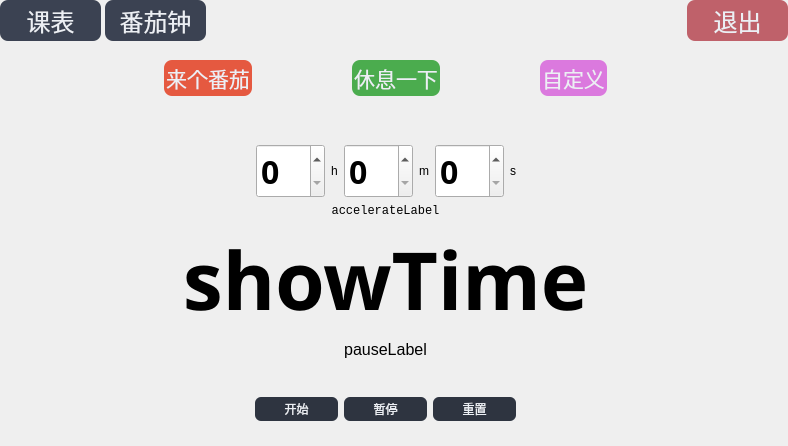
<?xml version="1.0" encoding="UTF-8"?>
<ui version="4.0">
 <class>timer</class>
 <widget class="QWidget" name="timer">
  <property name="geometry">
   <rect>
    <x>0</x>
    <y>0</y>
    <width>788</width>
    <height>446</height>
   </rect>
  </property>
  <property name="windowTitle">
   <string>Form</string>
  </property>
  <widget class="QPushButton" name="exit_button">
   <property name="geometry">
    <rect>
     <x>687</x>
     <y>0</y>
     <width>101</width>
     <height>41</height>
    </rect>
   </property>
   <property name="font">
    <font>
     <family>华文中宋</family>
     <pointsize>18</pointsize>
     <italic>false</italic>
     <fontweight>Medium</fontweight>
    </font>
   </property>
   <property name="styleSheet">
    <string notr="true">    QPushButton {   /* Exit button on the top */
        background-color: #BF616A;  
        color: #ECEFF4; 
        border: none;
        font: 500 18pt &quot;华文中宋&quot;;
        border-radius: 8px;
        padding: 2px;
    }
    
    QPushButton:hover {
        background-color: #D08770; 
    }
    
    QPushButton:pressed {
        background-color: #A5424A;  
    }</string>
   </property>
   <property name="text">
    <string>退出</string>
   </property>
  </widget>
  <widget class="QPushButton" name="pushButton">
   <property name="geometry">
    <rect>
     <x>0</x>
     <y>0</y>
     <width>101</width>
     <height>41</height>
    </rect>
   </property>
   <property name="font">
    <font>
     <family>华文中宋</family>
     <pointsize>18</pointsize>
     <italic>false</italic>
     <fontweight>Medium</fontweight>
    </font>
   </property>
   <property name="toolTip">
    <string>测试一下</string>
   </property>
   <property name="toolTipDuration">
    <number>10000000</number>
   </property>
   <property name="styleSheet">
    <string notr="true">    QPushButton {   /* Menu buttons on the top */
        background-color: #3B4252; 
        color: #ECEFF4; 
        border: none;
        font: 500 18pt &quot;华文中宋&quot;;
        border-radius: 8px;
        padding: 2px;
    }
    QPushButton:hover {
        background-color: #4C566A; 
    }
    QPushButton:pressed {
        background-color: #2E3440; 
    }</string>
   </property>
   <property name="text">
    <string>课表</string>
   </property>
  </widget>
  <widget class="QPushButton" name="pushButton_2">
   <property name="geometry">
    <rect>
     <x>105</x>
     <y>0</y>
     <width>101</width>
     <height>41</height>
    </rect>
   </property>
   <property name="font">
    <font>
     <family>华文中宋</family>
     <pointsize>18</pointsize>
     <italic>false</italic>
     <fontweight>Medium</fontweight>
    </font>
   </property>
   <property name="styleSheet">
    <string notr="true">    QPushButton {   /* Menu buttons on the top */
        background-color: #3B4252; 
        color: #ECEFF4; 
        border: none;
        font: 500 18pt &quot;华文中宋&quot;;
        border-radius: 8px;
        padding: 2px;
    }
    QPushButton:hover {
        background-color: #4C566A; 
    }
    QPushButton:pressed {
        background-color: #2E3440; 
    }</string>
   </property>
   <property name="text">
    <string>番茄钟</string>
   </property>
  </widget>
  <widget class="QWidget" name="verticalLayoutWidget_2">
   <property name="geometry">
    <rect>
     <x>70</x>
     <y>60</y>
     <width>631</width>
     <height>361</height>
    </rect>
   </property>
   <layout class="QVBoxLayout" name="verticalLayout_2">
    <item>
     <layout class="QHBoxLayout" name="horizontalLayout">
      <property name="rightMargin">
       <number>0</number>
      </property>
      <item>
       <spacer name="horizontalSpacer_3">
        <property name="orientation">
         <enum>Qt::Horizontal</enum>
        </property>
        <property name="sizeType">
         <enum>QSizePolicy::MinimumExpanding</enum>
        </property>
        <property name="sizeHint" stdset="0">
         <size>
          <width>40</width>
          <height>20</height>
         </size>
        </property>
       </spacer>
      </item>
      <item>
       <widget class="QPushButton" name="timer_tomato_bt">
        <property name="font">
         <font>
          <family>华文中宋</family>
          <pointsize>16</pointsize>
          <italic>false</italic>
          <fontweight>Medium</fontweight>
         </font>
        </property>
        <property name="styleSheet">
         <string notr="true">QPushButton {  
    background-color: #e55940; 
    color: #ECEFF4; 
    border: none;
    font: 500 16pt &quot;华文中宋&quot;;
    border-radius: 8px;
    padding: 2px;
}

QPushButton:hover {
    background-color: #f06a51;
}

QPushButton:pressed {
    background-color: #f27a62;
}
</string>
        </property>
        <property name="text">
         <string>来个番茄</string>
        </property>
       </widget>
      </item>
      <item>
       <spacer name="horizontalSpacer_2">
        <property name="orientation">
         <enum>Qt::Horizontal</enum>
        </property>
        <property name="sizeType">
         <enum>QSizePolicy::MinimumExpanding</enum>
        </property>
        <property name="sizeHint" stdset="0">
         <size>
          <width>40</width>
          <height>20</height>
         </size>
        </property>
       </spacer>
      </item>
      <item>
       <widget class="QPushButton" name="timer_rest_bt">
        <property name="font">
         <font>
          <family>华文中宋</family>
          <pointsize>16</pointsize>
          <italic>false</italic>
          <fontweight>Medium</fontweight>
         </font>
        </property>
        <property name="styleSheet">
         <string notr="true">    QPushButton {  
        background-color: #4bac4e; 
	color: rgb(65, 214, 100);
        color: #ECEFF4; 
        border: none;
        font: 500 16pt &quot;华文中宋&quot;;
        border-radius: 8px;
        padding: 2px;
    }
QPushButton:hover {
    background-color: #5fc35f;
}

QPushButton:pressed {
    background-color: #6fd36f;
}
</string>
        </property>
        <property name="text">
         <string>休息一下</string>
        </property>
       </widget>
      </item>
      <item>
       <spacer name="horizontalSpacer">
        <property name="orientation">
         <enum>Qt::Horizontal</enum>
        </property>
        <property name="sizeType">
         <enum>QSizePolicy::MinimumExpanding</enum>
        </property>
        <property name="sizeHint" stdset="0">
         <size>
          <width>40</width>
          <height>20</height>
         </size>
        </property>
       </spacer>
      </item>
      <item>
       <widget class="QPushButton" name="timer_custom_bt">
        <property name="font">
         <font>
          <family>华文中宋</family>
          <pointsize>16</pointsize>
          <italic>false</italic>
          <fontweight>Medium</fontweight>
         </font>
        </property>
        <property name="styleSheet">
         <string notr="true">QPushButton {  
    background-color: #db79de; 
    color: #ECEFF4; 
    border: none;
    font: 500 16pt &quot;华文中宋&quot;;
    border-radius: 8px;
    padding: 2px;
}

QPushButton:hover {
    background-color: #e588e8;
}

QPushButton:pressed {
    background-color: #ef97f2;
}
</string>
        </property>
        <property name="text">
         <string>自定义</string>
        </property>
       </widget>
      </item>
      <item>
       <spacer name="horizontalSpacer_4">
        <property name="orientation">
         <enum>Qt::Horizontal</enum>
        </property>
        <property name="sizeType">
         <enum>QSizePolicy::MinimumExpanding</enum>
        </property>
        <property name="sizeHint" stdset="0">
         <size>
          <width>40</width>
          <height>20</height>
         </size>
        </property>
       </spacer>
      </item>
     </layout>
    </item>
    <item>
     <spacer name="verticalSpacer">
      <property name="orientation">
       <enum>Qt::Vertical</enum>
      </property>
      <property name="sizeType">
       <enum>QSizePolicy::Preferred</enum>
      </property>
      <property name="sizeHint" stdset="0">
       <size>
        <width>20</width>
        <height>50</height>
       </size>
      </property>
     </spacer>
    </item>
    <item>
     <layout class="QHBoxLayout" name="custom_HMS">
      <item>
       <spacer name="horizontalSpacer_5">
        <property name="orientation">
         <enum>Qt::Horizontal</enum>
        </property>
        <property name="sizeHint" stdset="0">
         <size>
          <width>40</width>
          <height>20</height>
         </size>
        </property>
       </spacer>
      </item>
      <item>
       <layout class="QHBoxLayout" name="custom_H">
        <item>
         <widget class="QSpinBox" name="spinBox_h">
          <property name="font">
           <font>
            <family>Merriweather Black</family>
            <pointsize>24</pointsize>
            <bold>true</bold>
           </font>
          </property>
          <property name="maximum">
           <number>23</number>
          </property>
         </widget>
        </item>
        <item>
         <widget class="QLabel" name="custom_h_label">
          <property name="text">
           <string>h</string>
          </property>
         </widget>
        </item>
       </layout>
      </item>
      <item>
       <layout class="QHBoxLayout" name="custom_M">
        <item>
         <widget class="QSpinBox" name="spinBox_m">
          <property name="font">
           <font>
            <family>Merriweather Black</family>
            <pointsize>24</pointsize>
            <bold>true</bold>
           </font>
          </property>
          <property name="maximum">
           <number>59</number>
          </property>
         </widget>
        </item>
        <item>
         <widget class="QLabel" name="custom_m_label">
          <property name="text">
           <string>m</string>
          </property>
         </widget>
        </item>
       </layout>
      </item>
      <item>
       <layout class="QHBoxLayout" name="custom_S">
        <item>
         <widget class="QSpinBox" name="spinBox_s">
          <property name="font">
           <font>
            <family>Merriweather Black</family>
            <pointsize>24</pointsize>
            <bold>true</bold>
           </font>
          </property>
          <property name="maximum">
           <number>59</number>
          </property>
         </widget>
        </item>
        <item>
         <widget class="QLabel" name="custom_s_label">
          <property name="text">
           <string>s</string>
          </property>
         </widget>
        </item>
       </layout>
      </item>
      <item>
       <spacer name="horizontalSpacer_6">
        <property name="orientation">
         <enum>Qt::Horizontal</enum>
        </property>
        <property name="sizeHint" stdset="0">
         <size>
          <width>40</width>
          <height>20</height>
         </size>
        </property>
       </spacer>
      </item>
     </layout>
    </item>
    <item>
     <layout class="QVBoxLayout" name="verticalLayout">
      <item>
       <widget class="QLabel" name="accelerateLabel">
        <property name="font">
         <font>
          <family>Consolas</family>
         </font>
        </property>
        <property name="text">
         <string>accelerateLabel</string>
        </property>
        <property name="alignment">
         <set>Qt::AlignCenter</set>
        </property>
       </widget>
      </item>
      <item>
       <widget class="QLabel" name="showTime">
        <property name="font">
         <font>
          <family>Merriweather Black</family>
          <pointsize>60</pointsize>
          <bold>true</bold>
         </font>
        </property>
        <property name="text">
         <string>showTime</string>
        </property>
        <property name="alignment">
         <set>Qt::AlignCenter</set>
        </property>
       </widget>
      </item>
      <item>
       <widget class="QLabel" name="pauseLabel">
        <property name="font">
         <font>
          <family>Arial</family>
          <pointsize>12</pointsize>
         </font>
        </property>
        <property name="text">
         <string>pauseLabel</string>
        </property>
        <property name="alignment">
         <set>Qt::AlignCenter</set>
        </property>
       </widget>
      </item>
     </layout>
    </item>
    <item>
     <spacer name="verticalSpacer_2">
      <property name="orientation">
       <enum>Qt::Vertical</enum>
      </property>
      <property name="sizeType">
       <enum>QSizePolicy::Preferred</enum>
      </property>
      <property name="sizeHint" stdset="0">
       <size>
        <width>20</width>
        <height>40</height>
       </size>
      </property>
     </spacer>
    </item>
    <item>
     <layout class="QHBoxLayout" name="horizontalLayout_2">
      <item>
       <spacer name="horizontalSpacer_7">
        <property name="orientation">
         <enum>Qt::Horizontal</enum>
        </property>
        <property name="sizeType">
         <enum>QSizePolicy::MinimumExpanding</enum>
        </property>
        <property name="sizeHint" stdset="0">
         <size>
          <width>40</width>
          <height>20</height>
         </size>
        </property>
       </spacer>
      </item>
      <item>
       <widget class="QPushButton" name="timer_start_bt">
        <property name="styleSheet">
         <string notr="true">QPushButton {
    border: none;
    color: #ECEFF4;
    background-color: #2E3440;
    font: 500 11pt &quot;SimHei&quot;;
    border-radius: 6px;
    width: 83px;  
    height: 24px;  
}

QPushButton:hover {
    background-color: #3B4252;
}

QPushButton:pressed {
    background-color: #434C5E;
}</string>
        </property>
        <property name="text">
         <string>开始</string>
        </property>
       </widget>
      </item>
      <item>
       <widget class="QPushButton" name="timer_stop_bt">
        <property name="styleSheet">
         <string notr="true">QPushButton {
    border: none;
    color: #ECEFF4;
    background-color: #2E3440;
    font: 500 11pt &quot;SimHei&quot;;
    border-radius: 6px;
    width: 83px;  
    height: 24px;  
}

QPushButton:hover {
    background-color: #3B4252;
}

QPushButton:pressed {
    background-color: #434C5E;
}</string>
        </property>
        <property name="text">
         <string>暂停</string>
        </property>
       </widget>
      </item>
      <item>
       <widget class="QPushButton" name="timer_reset_bt">
        <property name="styleSheet">
         <string notr="true">QPushButton {
    border: none;
    color: #ECEFF4;
    background-color: #2E3440;
    font: 500 11pt &quot;SimHei&quot;;
    border-radius: 6px;
    width: 83px;  
    height: 24px;  
}

QPushButton:hover {
    background-color: #3B4252;
}

QPushButton:pressed {
    background-color: #434C5E;
}</string>
        </property>
        <property name="text">
         <string>重置</string>
        </property>
       </widget>
      </item>
      <item>
       <spacer name="horizontalSpacer_8">
        <property name="orientation">
         <enum>Qt::Horizontal</enum>
        </property>
        <property name="sizeType">
         <enum>QSizePolicy::MinimumExpanding</enum>
        </property>
        <property name="sizeHint" stdset="0">
         <size>
          <width>40</width>
          <height>20</height>
         </size>
        </property>
       </spacer>
      </item>
     </layout>
    </item>
   </layout>
  </widget>
 </widget>
 <resources/>
 <connections/>
</ui>
